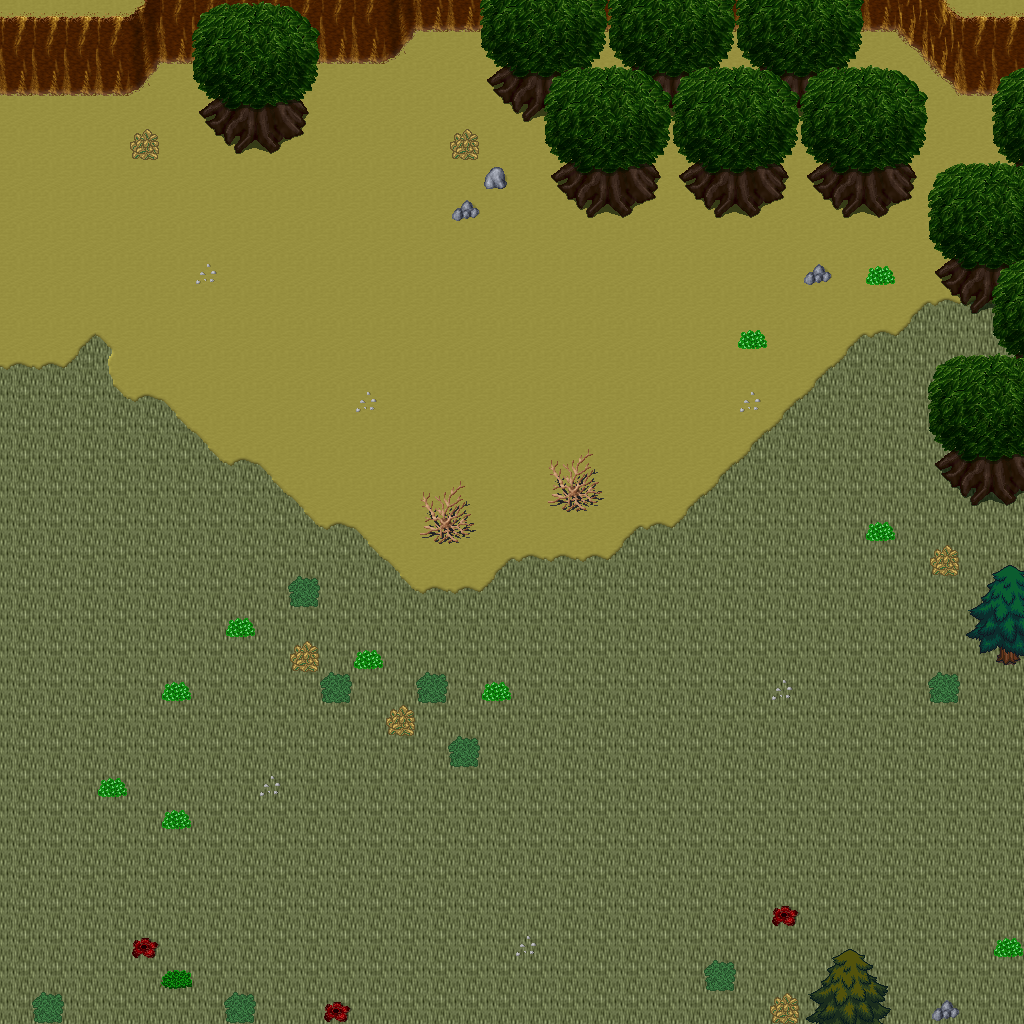

A 2D game scene composited from a Tiled map and its tileset images. What follows is a short description and the map's XML, with each tile layer's data collapsed to a summary:
An orthogonal 32x32 tile map with 32x32 px tiles, 5 tile layers (Ground, Objects, Objects2, Above, ...), 1 hidden layer not drawn, 23 tilesets.

<map version="1.10" tiledversion="1.11.0" orientation="orthogonal" renderorder="right-down" width="32" height="32" tilewidth="32" tileheight="32" infinite="0" nextlayerid="11" nextobjectid="1">
 <tileset firstgid="1" name="ground_ground" tilewidth="32" tileheight="32" tilecount="33" columns="3">
  <image source="../drawable/ground_ground.png" width="96" height="352" />
 </tileset>
 <tileset firstgid="34" name="ground_ridge_earth_dark" tilewidth="32" tileheight="32" tilecount="96" columns="12">
  <image source="../drawable/ground_ridge_earth_dark.png" width="384" height="256" />
 </tileset>
 <tileset firstgid="130" name="logic_collision" tilewidth="32" tileheight="32" tilecount="1" columns="1">
  <image source="../drawable/logic_collision.png" width="32" height="32" />
 </tileset>
 <tileset firstgid="131" name="logic_creature_animal" tilewidth="32" tileheight="32" tilecount="32" columns="8">
  <image source="../drawable/logic_creature_animal.png" width="256" height="128" />
 </tileset>
 <tileset firstgid="163" name="ground_earth_edges" tilewidth="32" tileheight="32" tilecount="18" columns="6">
  <image source="../drawable/ground_earth_edges.png" width="192" height="96" />
 </tileset>
 <tileset firstgid="181" name="plant_grasses" tilewidth="32" tileheight="32" tilecount="6" columns="3">
  <image source="../drawable/plant_grasses.png" width="96" height="64" />
 </tileset>
 <tileset firstgid="187" name="ground_earth_edges_yellowgreen" tilewidth="32" tileheight="32" tilecount="15" columns="5">
  <image source="../drawable/ground_earth_edges_yellowgreen.png" width="160" height="96" />
 </tileset>
 <tileset firstgid="202" name="ground_grass_corners" tilewidth="32" tileheight="32" tilecount="24" columns="6">
  <image source="../drawable/ground_grass_corners.png" width="192" height="128" />
 </tileset>
 <tileset firstgid="226" name="plant_tree_tree_darkgreen" tilewidth="32" tileheight="32" tilecount="88" columns="8">
  <image source="../drawable/plant_tree_tree_darkgreen.png" width="256" height="352" />
 </tileset>
 <tileset firstgid="314" name="plant_tree_evergreen" tilewidth="32" tileheight="32" tilecount="36" columns="3">
  <image source="../drawable/plant_tree_evergreen.png" width="96" height="384" />
 </tileset>
 <tileset firstgid="350" name="plant_bush_various_small" tilewidth="32" tileheight="32" tilecount="9" columns="3">
  <image source="../drawable/plant_bush_various_small.png" width="96" height="96" />
 </tileset>
 <tileset firstgid="359" name="plant_bush_bushes" tilewidth="32" tileheight="32" tilecount="10" columns="5">
  <image source="../drawable/plant_bush_bushes.png" width="160" height="64" />
 </tileset>
 <tileset firstgid="369" name="building_decoration_rocks" tilewidth="32" tileheight="32" tilecount="6" columns="3">
  <image source="../drawable/building_decoration_rocks.png" width="96" height="64" />
 </tileset>
 <tileset firstgid="375" name="ground_stonecircle" tilewidth="32" tileheight="32" tilecount="81" columns="9">
  <image source="../drawable/ground_stonecircle.png" width="288" height="288" />
 </tileset>
 <tileset firstgid="456" name="ground_rock_rocks" tilewidth="32" tileheight="32" tilecount="4" columns="2">
  <image source="../drawable/ground_rock_rocks.png" width="64" height="64" />
 </tileset>
 <tileset firstgid="460" name="building_decoration_orbpedestal" tilewidth="32" tileheight="32" tilecount="2" columns="1">
  <image source="../drawable/building_decoration_orbpedestal.png" width="32" height="64" />
 </tileset>
 <tileset firstgid="462" name="building_house_chalet" tilewidth="32" tileheight="32" tilecount="56" columns="7">
  <image source="../drawable/building_house_chalet.png" width="224" height="256" />
 </tileset>
 <tileset firstgid="518" name="building_tower_chalet" tilewidth="32" tileheight="32" tilecount="16" columns="2">
  <image source="../drawable/building_tower_chalet.png" width="64" height="256" />
 </tileset>
 <tileset firstgid="534" name="plant_bush_bush_pinks" tilewidth="32" tileheight="32" tilecount="4" columns="2">
  <image source="../drawable/plant_bush_bush_pinks.png" width="64" height="64" />
 </tileset>
 <tileset firstgid="538" name="ground_dry_grass" tilewidth="32" tileheight="32" tilecount="54" columns="9">
  <image source="../drawable/ground_dry_grass.png" width="288" height="192" />
 </tileset>
 <tileset firstgid="592" name="object_rock_pillars_stone" tilewidth="32" tileheight="32" tilecount="36" columns="6">
  <image source="../drawable/object_rock_pillars_stone.png" width="192" height="192" />
 </tileset>
 <tileset firstgid="628" name="building_door_brown_door" tilewidth="32" tileheight="32" tilecount="3" columns="1">
  <image source="../drawable/building_door_brown_door.png" width="32" height="96" />
 </tileset>
 <tileset firstgid="631" name="logic_creature_fowl" tilewidth="32" tileheight="32" tilecount="6" columns="6">
  <image source="../drawable/logic_creature_fowl.png" width="192" height="32" />
 </tileset>
 <layer id="1" name="Ground" width="32" height="32">
  <data>[1024 cells, 1024 non-empty, 2 distinct tile ids]</data>
 </layer>
 <layer id="2" name="Objects" width="32" height="32">
  <data>[1024 cells, 200 non-empty, 32 distinct tile ids]</data>
 </layer>
 <layer id="3" name="Objects2" width="32" height="32">
  <data>[1024 cells, 4 non-empty, 4 distinct tile ids]</data>
 </layer>
 <layer id="4" name="Above" width="32" height="32">
  <data>[1024 cells, 105 non-empty, 22 distinct tile ids]</data>
 </layer>
 <layer id="5" name="Above2" width="32" height="32">
  <data>[1024 cells, 27 non-empty, 12 distinct tile ids]</data>
 </layer>
 <layer id="6" name="Walkable" width="32" height="32" visible="0">
  <data>[1024 cells, 129 non-empty, 1 distinct tile ids]</data>
 </layer>
 <objectgroup id="7" name="Mapevents" />
 <objectgroup id="8" name="Spawn" />
 <objectgroup id="9" name="Keys" />
 <objectgroup id="10" name="Replace" />
</map>
